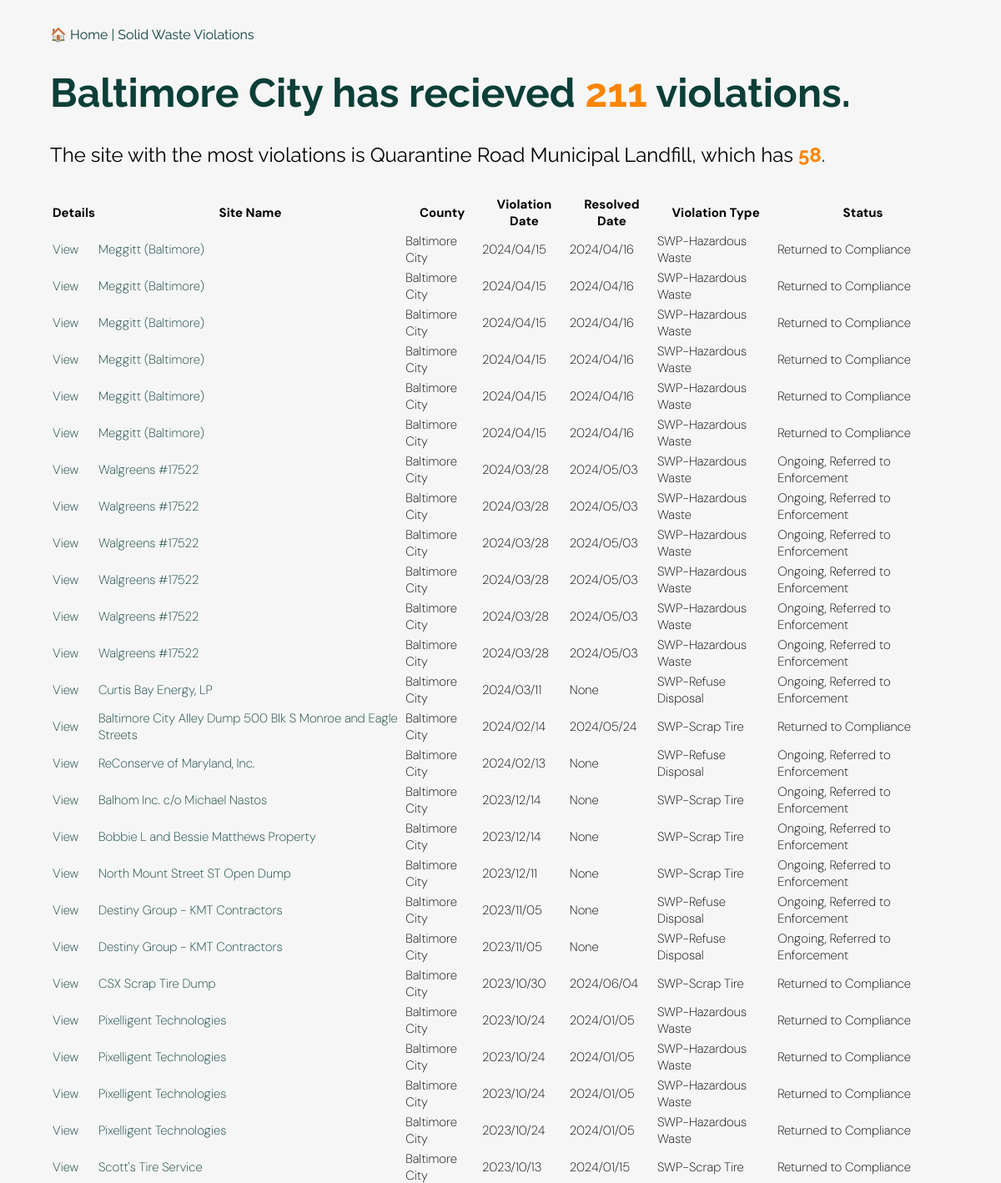
The page /county/baltimore-city (upper part) on the database its author committed.
### app.py (models this page shows, shortened)
class Violation(Model):
    site_no = CharField()
    site_name = CharField()
    street_address = CharField()
    city_state_zip = CharField()
    county = CharField()
    media = CharField()
    violation_date = DateTimeField()
    status = CharField()
    resolved_date = DateTimeField()
    violation = CharField()
    id = CharField(primary_key=True, unique=True)
    class Meta:
        table_name = "violations"
        database = db

### app.py (the view)
@app.route("/county/<slug>")
def county(slug):
    county = County.get(County.slug == slug)
    county_total_count = Violation.select().where(Violation.county == county.county).count()
    total_violations = (Violation
                        .select()
                        .where(Violation.county == county.county)
                        .count())
    violation_list = Violation.select().where(
        Violation.county == county.county
    ).order_by(Violation.violation_date.desc())
    most_violations_site = (
        Violation
        .select(Violation.site_no, Violation.site_name, fn.COUNT(Violation.site_no).alias('count'))
        .where(Violation.county == county.county)
        .group_by(Violation.site_no, Violation.site_name)
        .order_by(fn.COUNT(Violation.site_no).desc())
        .limit(1)
        .get()
    )
    most_violations_info = {
        'site_no': most_violations_site.site_no,
        'site_name': most_violations_site.site_name,
        'count': most_violations_site.count
    }
    return render_template('county.html', county=county, county_total_count=county_total_count, violation_list = violation_list,most_violations_info=most_violations_info)

### templates/county.html (shortened to what this page needs)
<!doctype html>
<html>
  <head>
    <link href="https://cdn.datatables.net/v/dt/dt-2.0.7/r-3.0.2/datatables.min.css" rel="stylesheet">
    <link rel="stylesheet" href="{{ url_for('static', filename='style.css') }}">
  </head>
  <body>
      <div class="jumbotron">
        <div class="container">
          <nav class="navbar navbar-expand-lg navbar-dark bg-dark">
            <a class="navbar-brand" href="/">&#127968 Home | Solid Waste Violations</a>
          </nav>
          <h1 class="display-4"> {{ county.county }} has recieved <div class="total">{{ county_total_count }}</div> violations.</h1>
          <h2>The site with the most violations is {{ most_violations_info.site_name }}, which has <div class="total">{{ most_violations_info.count }}</div>.</h2>
          <table id="violations" class="display">
          <thead>
            <tr>
              <th>Details</th>
              <th>Site Name</th>
              <th>County</th>
              <th>Violation Date</th>
              <th>Resolved Date</th>
              <th>Violation Type</th>
              <th>Status</th>
          </tr>
        </thead>
        <tbody>
          {% for violation in violation_list %}
          <tr>
            <td><a href="{{ url_for('detail', id=violation.id) }}">View</a></td>
            <td><a href="{{ url_for('site', site_no=violation.site_no) }}">{{ violation.site_name }}</a></td>
            <td>{{ violation.county }}</td>
            <td>{{ violation.violation_date }}</td>
            <td>{{ violation.resolved_date if violation.resolved_date not in ['', 'None'] else 'None' }}</td>
            <td>{{ violation.media }}</td>
            <td>{{ violation.status }}</td>
          </tr>
          {% endfor %}
        </tbody>
        </table>
        </div>
      </div>
  </body>
</html>

### static/style.css (style rules this page uses)
table { font-size: 15px; font-family: 'DM Sans', sans-serif; font-weight: 200; table-layout: fixed; margin: auto; }
.container { width: 90%; margin: auto; overflow-x: auto; }
tr, td, th { border-color: #f2f2f2; box-sizing: border-box; }
body { margin: 0 auto; padding: 0; font-family: 'Raleway', sans-serif; background-color: #F6F6F6; max-width: 1200px; margin-top: 2em; margin-bottom: 1em; }
h1 { color: #0B3F38; font-size: 3em; }
.total { font-weight: bold; color: #fb8500; display: inline; }
a { text-decoration: none; color: #0B3F38; }
h1 { font-size: 3em; }
h2 { font-weight: normal; }

### rows shown on the page
Violation: site_name "Meggitt (Baltimore)", county "Baltimore City", violation_date "2024/04/15", resolved_date "2024/04/16", media "SWP-Hazardous Waste", status "Returned to Compliance"
Violation: site_name "Meggitt (Baltimore)", county "Baltimore City", violation_date "2024/04/15", resolved_date "2024/04/16", media "SWP-Hazardous Waste", status "Returned to Compliance"
Violation: site_name "Meggitt (Baltimore)", county "Baltimore City", violation_date "2024/04/15", resolved_date "2024/04/16", media "SWP-Hazardous Waste", status "Returned to Compliance"
Violation: site_name "Meggitt (Baltimore)", county "Baltimore City", violation_date "2024/04/15", resolved_date "2024/04/16", media "SWP-Hazardous Waste", status "Returned to Compliance"
Violation: site_name "Meggitt (Baltimore)", county "Baltimore City", violation_date "2024/04/15", resolved_date "2024/04/16", media "SWP-Hazardous Waste", status "Returned to Compliance"
Violation: site_name "Meggitt (Baltimore)", county "Baltimore City", violation_date "2024/04/15", resolved_date "2024/04/16", media "SWP-Hazardous Waste", status "Returned to Compliance"
Violation: site_name "Walgreens #17522", county "Baltimore City", violation_date "2024/03/28", resolved_date "2024/05/03", media "SWP-Hazardous Waste", status "Ongoing, Referred to Enforcement"
Violation: site_name "Walgreens #17522", county "Baltimore City", violation_date "2024/03/28", resolved_date "2024/05/03", media "SWP-Hazardous Waste", status "Ongoing, Referred to Enforcement"
Violation: site_name "Walgreens #17522", county "Baltimore City", violation_date "2024/03/28", resolved_date "2024/05/03", media "SWP-Hazardous Waste", status "Ongoing, Referred to Enforcement"
Violation: site_name "Walgreens #17522", county "Baltimore City", violation_date "2024/03/28", resolved_date "2024/05/03", media "SWP-Hazardous Waste", status "Ongoing, Referred to Enforcement"
Violation: site_name "Walgreens #17522", county "Baltimore City", violation_date "2024/03/28", resolved_date "2024/05/03", media "SWP-Hazardous Waste", status "Ongoing, Referred to Enforcement"
Violation: site_name "Walgreens #17522", county "Baltimore City", violation_date "2024/03/28", resolved_date "2024/05/03", media "SWP-Hazardous Waste", status "Ongoing, Referred to Enforcement"
Violation: site_name "Curtis Bay Energy, LP", county "Baltimore City", violation_date "2024/03/11", resolved_date "None", media "SWP-Refuse Disposal", status "Ongoing, Referred to Enforcement"
Violation: site_name "Baltimore City Alley Dump 500 Blk S Monroe and Eagle Streets", county "Baltimore City", violation_date "2024/02/14", resolved_date "2024/05/24", media "SWP-Scrap Tire", status "Returned to Compliance"
Violation: site_name "ReConserve of Maryland, Inc.", county "Baltimore City", violation_date "2024/02/13", resolved_date "None", media "SWP-Refuse Disposal", status "Ongoing, Referred to Enforcement"
Violation: site_name "Balhom Inc. c/o Michael Nastos", county "Baltimore City", violation_date "2023/12/14", resolved_date "None", media "SWP-Scrap Tire", status "Ongoing, Referred to Enforcement"
Violation: site_name "Bobbie L and Bessie Matthews Property", county "Baltimore City", violation_date "2023/12/14", resolved_date "None", media "SWP-Scrap Tire", status "Ongoing, Referred to Enforcement"
Violation: site_name "North Mount Street ST Open Dump", county "Baltimore City", violation_date "2023/12/11", resolved_date "None", media "SWP-Scrap Tire", status "Ongoing, Referred to Enforcement"
Violation: site_name "Destiny Group - KMT Contractors", county "Baltimore City", violation_date "2023/11/05", resolved_date "None", media "SWP-Refuse Disposal", status "Ongoing, Referred to Enforcement"
Violation: site_name "Destiny Group - KMT Contractors", county "Baltimore City", violation_date "2023/11/05", resolved_date "None", media "SWP-Refuse Disposal", status "Ongoing, Referred to Enforcement"
Violation: site_name "CSX Scrap Tire Dump", county "Baltimore City", violation_date "2023/10/30", resolved_date "2024/06/04", media "SWP-Scrap Tire", status "Returned to Compliance"
Violation: site_name "Pixelligent Technologies", county "Baltimore City", violation_date "2023/10/24", resolved_date "2024/01/05", media "SWP-Hazardous Waste", status "Returned to Compliance"
Violation: site_name "Pixelligent Technologies", county "Baltimore City", violation_date "2023/10/24", resolved_date "2024/01/05", media "SWP-Hazardous Waste", status "Returned to Compliance"
Violation: site_name "Pixelligent Technologies", county "Baltimore City", violation_date "2023/10/24", resolved_date "2024/01/05", media "SWP-Hazardous Waste", status "Returned to Compliance"
Violation: site_name "Pixelligent Technologies", county "Baltimore City", violation_date "2023/10/24", resolved_date "2024/01/05", media "SWP-Hazardous Waste", status "Returned to Compliance"
Violation: site_name "Scott's Tire Service", county "Baltimore City", violation_date "2023/10/13", resolved_date "2024/01/15", media "SWP-Scrap Tire", status "Returned to Compliance"

### other values the page prints
{{ county.county }} "Baltimore City"
{{ county_total_count }} "211"
{{ most_violations_info.site_name }} "Quarantine Road Municipal Landfill"
{{ most_violations_info.count }} "58"
